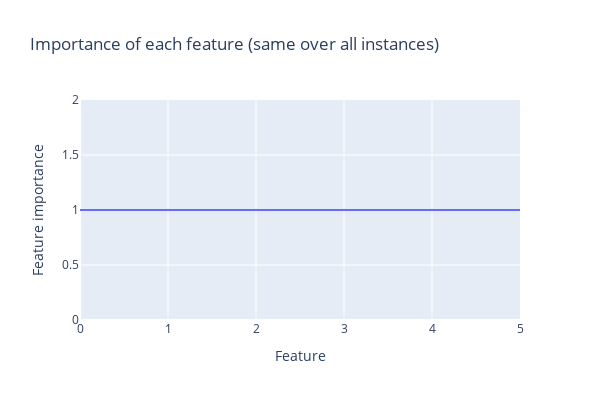
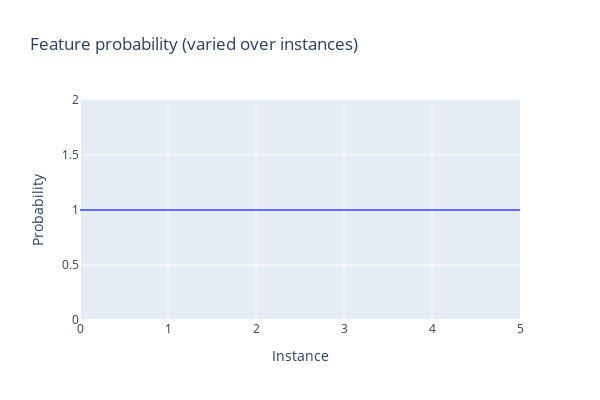

Notebook code for these charts, in order:
### Markdown cell above
### same importance

### Code cell
cfg = Config(
    n_instances = 6,
    n_features = 6,
    n_hidden = 2,
)

# importance varies within features for each instance
# importance = (0.9 ** t.arange(cfg.n_features))
importance = (1.0 ** t.arange(cfg.n_features))
importance = einops.rearrange(importance, "features -> () features")

# sparsity is the same for all features in a given instance, but varies over instances
feature_probability = (1 ** -t.linspace(0, 1, cfg.n_instances))
feature_probability = einops.rearrange(feature_probability, "instances -> instances ()")

line(importance.squeeze(), width=600, height=400, title="Importance of each feature (same over all instances)", labels={"y": "Feature importance", "x": "Feature"})
line(feature_probability.squeeze(), width=600, height=400, title="Feature probability (varied over instances)", labels={"y": "Probability", "x": "Instance"})

### Figure 1 — Plotly figure (JSON) as saved in the notebook; plotly's stock layout.template omitted (floating-point values rounded to 4 significant figures)
{"data": [{"hovertemplate": "Feature=%{x}<br>Feature importance=%{y}<extra></extra>", "legendgroup": "", "line": {"color": "#636efa", "dash": "solid"}, "marker": {"symbol": "circle"}, "mode": "lines", "name": "", "orientation": "v", "showlegend": false, "type": "scatter", "x": [0, 1, 2, 3, 4, 5], "xaxis": "x", "y": [1, 1, 1, 1, 1, 1], "yaxis": "y"}], "layout": {"height": 400, "hovermode": "x unified", "legend": {"tracegroupgap": 0}, "title": {"text": "Importance of each feature (same over all instances)"}, "width": 600, "xaxis": {"anchor": "y", "autorange": true, "domain": [0, 1], "range": [0, 5], "title": {"text": "Feature"}, "type": "linear"}, "yaxis": {"anchor": "x", "autorange": true, "domain": [0, 1], "range": [0, 2], "title": {"text": "Feature importance"}, "type": "linear"}}}

### Figure 2 — Plotly figure (JSON) as saved in the notebook; plotly's stock layout.template omitted (floating-point values rounded to 4 significant figures)
{"data": [{"hovertemplate": "Instance=%{x}<br>Probability=%{y}<extra></extra>", "legendgroup": "", "line": {"color": "#636efa", "dash": "solid"}, "marker": {"symbol": "circle"}, "mode": "lines", "name": "", "orientation": "v", "showlegend": false, "type": "scatter", "x": [0, 1, 2, 3, 4, 5], "xaxis": "x", "y": [1, 1, 1, 1, 1, 1], "yaxis": "y"}], "layout": {"height": 400, "hovermode": "x unified", "legend": {"tracegroupgap": 0}, "title": {"text": "Feature probability (varied over instances)"}, "width": 600, "xaxis": {"anchor": "y", "autorange": true, "domain": [0, 1], "range": [0, 5], "title": {"text": "Instance"}, "type": "linear"}, "yaxis": {"anchor": "x", "autorange": true, "domain": [0, 1], "range": [0, 2], "title": {"text": "Probability"}, "type": "linear"}}}
